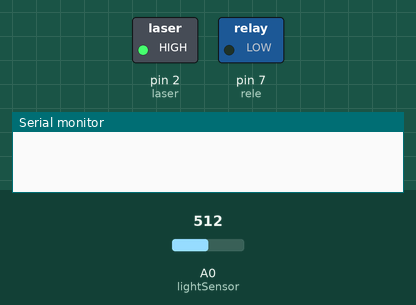
Bench run of a sketch on a simulated Arduino Uno, built with avr-gcc and run on an emulated ATmega328P. Parts: switched loads named in the sketch (green lamp = pin HIGH), the last lines printed to the serial monitor. The inputs (shaded band) are chosen by the test bench; at power-on: A0 (lightSensor) = 512.

Above: at 2.8 s.
2.9 s: A0 (lightSensor) set to 895
At 9.2 s:
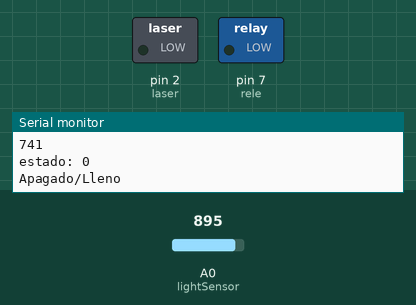
9.5 s: A0 (lightSensor) set to 916
14.6 s: A0 (lightSensor) set to 721
21.2 s: A0 (lightSensor) set to 693
At 21.9 s:
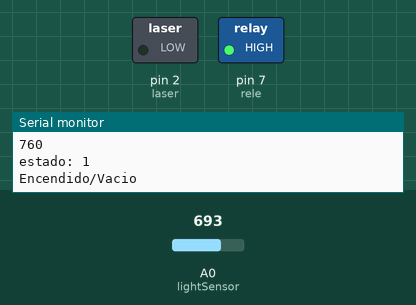
Timing chart, 0 to 25.7 s (numbered marks = the images above; inputs shaded):
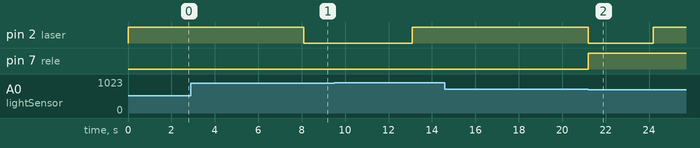

Measured:
- the behaviour switches between 709 and 708 on A0 (lightSensor) (found by bisection; images 1 and 2)
- after the input at 14.6 s, every drawn part: stays the same

The sketch:

sketch_jul06a.ino
```cpp
int laser = 2;
int lightSensor = A0;
int rele = 7;
bool estado = false;
bool estado_anterior = false;

//60 segundos * 60 minutos = 3600 * 1000 milisegundos de cada segundo = 1 Hora = 3600000ms
long sleep_time_on = 3000; // revisa cada 30 segs.
long sleep_time_off = 5000; // revisa cada 1 hora

void setup() {
  Serial.begin(9600);
  pinMode (lightSensor, INPUT); // entrada de la resistencia de el sensor de luz
  pinMode (laser, OUTPUT); // energia del laser
  pinMode (rele, OUTPUT); // energia del rele
}

bool verificarEstado(int lectura) {  // verifica la lectura del sensor para determinar el estado de la tolva
  Serial.println(lectura);
  if (lectura >= 750) {
    return (true);
  }
  else {
    return (false);
  }
}

int obtain_Data(int lasser, int sensor) { // obtiene los datos del sensor de luz y reliza un promedio
  digitalWrite(lasser, HIGH);
  delay(50);
  int v1 = analogRead(sensor);
  delay(2000);
  int v2 = analogRead(sensor);
  delay(2000);
  int v3 = analogRead(sensor);
  delay(2000);
  int v4 = analogRead(sensor);
  delay(2000);
  int v5 = analogRead(sensor);
  delay(50);
  digitalWrite(lasser, LOW);
  int lectura_final = ((v1 + v2 + v3 + v4 + v5) / 5);
  return (lectura_final);
}

void loop() {
  int lectura = obtain_Data(laser, lightSensor);
  estado = verificarEstado(lectura);
  if (estado == true) {
    Serial.print("estado: "); Serial.println(estado); Serial.println("Encendido/Vacio");
    digitalWrite(rele, HIGH);
    estado_anterior = estado;
    delay(sleep_time_on);
  } else {
    Serial.print("estado: "); Serial.println(estado); Serial.println("Apagado/Lleno");
    if (estado != estado_anterior){
      Serial.println("Finalizando...");
      delay(10000);
      Serial.println("FINALIZADO!!!");
      estado_anterior = estado;
    }
    digitalWrite(rele, LOW);
    delay(sleep_time_off);
  }
}
```
